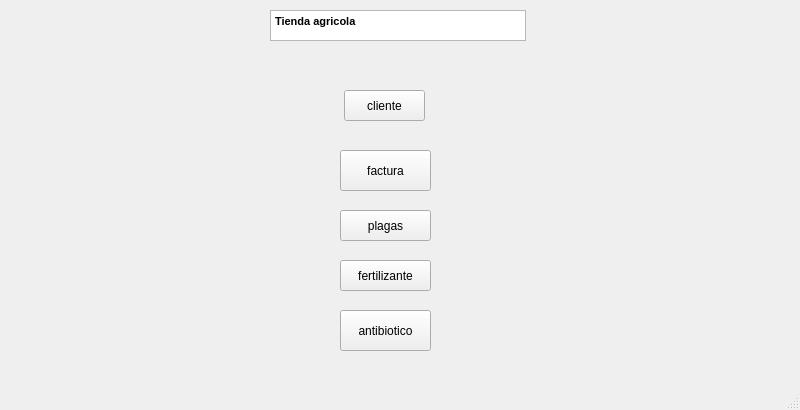
<?xml version="1.0" encoding="UTF-8"?>
<ui version="4.0">
 <class>MainWindow</class>
 <widget class="QMainWindow" name="MainWindow">
  <property name="geometry">
   <rect>
    <x>0</x>
    <y>0</y>
    <width>800</width>
    <height>410</height>
   </rect>
  </property>
  <property name="windowTitle">
   <string>MainWindow</string>
  </property>
  <widget class="QWidget" name="centralwidget">
   <widget class="QTextBrowser" name="textBrowser">
    <property name="geometry">
     <rect>
      <x>270</x>
      <y>10</y>
      <width>256</width>
      <height>31</height>
     </rect>
    </property>
    <property name="html">
     <string>&lt;!DOCTYPE HTML PUBLIC &quot;-//W3C//DTD HTML 4.0//EN&quot; &quot;http://www.w3.org/TR/REC-html40/strict.dtd&quot;&gt;
&lt;html&gt;&lt;head&gt;&lt;meta name=&quot;qrichtext&quot; content=&quot;1&quot; /&gt;&lt;style type=&quot;text/css&quot;&gt;
p, li { white-space: pre-wrap; }
&lt;/style&gt;&lt;/head&gt;&lt;body style=&quot; font-family:'MS Shell Dlg 2'; font-size:8.25pt; font-weight:400; font-style:normal;&quot;&gt;
&lt;p style=&quot; margin-top:0px; margin-bottom:0px; margin-left:0px; margin-right:0px; -qt-block-indent:0; text-indent:0px;&quot;&gt;&lt;span style=&quot; font-weight:600;&quot;&gt;Tienda agricola &lt;/span&gt;&lt;/p&gt;&lt;/body&gt;&lt;/html&gt;</string>
    </property>
   </widget>
   <widget class="QPushButton" name="btn_cliente">
    <property name="geometry">
     <rect>
      <x>344</x>
      <y>90</y>
      <width>81</width>
      <height>31</height>
     </rect>
    </property>
    <property name="text">
     <string>cliente</string>
    </property>
   </widget>
   <widget class="QPushButton" name="btn_factura">
    <property name="geometry">
     <rect>
      <x>340</x>
      <y>150</y>
      <width>91</width>
      <height>41</height>
     </rect>
    </property>
    <property name="text">
     <string>factura</string>
    </property>
   </widget>
   <widget class="QPushButton" name="btn_plagas">
    <property name="geometry">
     <rect>
      <x>340</x>
      <y>210</y>
      <width>91</width>
      <height>31</height>
     </rect>
    </property>
    <property name="text">
     <string>plagas</string>
    </property>
   </widget>
   <widget class="QPushButton" name="pushButton_4">
    <property name="geometry">
     <rect>
      <x>340</x>
      <y>260</y>
      <width>91</width>
      <height>31</height>
     </rect>
    </property>
    <property name="text">
     <string>fertilizante</string>
    </property>
   </widget>
   <widget class="QPushButton" name="pushButton_5">
    <property name="geometry">
     <rect>
      <x>340</x>
      <y>310</y>
      <width>91</width>
      <height>41</height>
     </rect>
    </property>
    <property name="text">
     <string>antibiotico</string>
    </property>
   </widget>
  </widget>
  <widget class="QMenuBar" name="menubar">
   <property name="geometry">
    <rect>
     <x>0</x>
     <y>0</y>
     <width>800</width>
     <height>21</height>
    </rect>
   </property>
  </widget>
  <widget class="QStatusBar" name="statusbar"/>
 </widget>
 <resources/>
 <connections/>
</ui>
